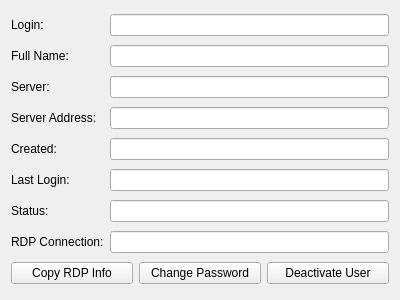
<?xml version="1.0" encoding="UTF-8"?>
<ui version="4.0">
 <class>UserDetailsWidget</class>
 <widget class="QWidget" name="UserDetailsWidget">
  <property name="geometry">
   <rect>
    <x>0</x>
    <y>0</y>
    <width>400</width>
    <height>300</height>
   </rect>
  </property>
  <property name="windowTitle">
   <string>User Details</string>
  </property>
  <layout class="QGridLayout" name="gridLayout">
   <item row="0" column="0">
    <widget class="QLabel" name="loginLabel">
     <property name="text">
      <string>Login:</string>
     </property>
    </widget>
   </item>
   <item row="0" column="1">
    <widget class="QLineEdit" name="loginField">
     <property name="readOnly">
      <bool>true</bool>
     </property>
    </widget>
   </item>
   <item row="1" column="0">
    <widget class="QLabel" name="fullNameLabel">
     <property name="text">
      <string>Full Name:</string>
     </property>
    </widget>
   </item>
   <item row="1" column="1">
    <widget class="QLineEdit" name="fullNameField">
     <property name="readOnly">
      <bool>true</bool>
     </property>
    </widget>
   </item>
   <item row="2" column="0">
    <widget class="QLabel" name="serverLabel">
     <property name="text">
      <string>Server:</string>
     </property>
    </widget>
   </item>
   <item row="2" column="1">
    <widget class="QLineEdit" name="serverField">
     <property name="readOnly">
      <bool>true</bool>
     </property>
    </widget>
   </item>
   <item row="3" column="0">
    <widget class="QLabel" name="serverAddressLabel">
     <property name="text">
      <string>Server Address:</string>
     </property>
    </widget>
   </item>
   <item row="3" column="1">
    <widget class="QLineEdit" name="serverAddressField">
     <property name="readOnly">
      <bool>true</bool>
     </property>
    </widget>
   </item>
   <item row="4" column="0">
    <widget class="QLabel" name="createdLabel">
     <property name="text">
      <string>Created:</string>
     </property>
    </widget>
   </item>
   <item row="4" column="1">
    <widget class="QLineEdit" name="createdField">
     <property name="readOnly">
      <bool>true</bool>
     </property>
    </widget>
   </item>
   <item row="5" column="0">
    <widget class="QLabel" name="lastLoginLabel">
     <property name="text">
      <string>Last Login:</string>
     </property>
    </widget>
   </item>
   <item row="5" column="1">
    <widget class="QLineEdit" name="lastLoginField">
     <property name="readOnly">
      <bool>true</bool>
     </property>
    </widget>
   </item>
   <item row="6" column="0">
    <widget class="QLabel" name="statusLabel">
     <property name="text">
      <string>Status:</string>
     </property>
    </widget>
   </item>
   <item row="6" column="1">
    <widget class="QLineEdit" name="statusField">
     <property name="readOnly">
      <bool>true</bool>
     </property>
    </widget>
   </item>
   <item row="7" column="0">
    <widget class="QLabel" name="rdpInfoLabel">
     <property name="text">
      <string>RDP Connection:</string>
     </property>
    </widget>
   </item>
   <item row="7" column="1">
    <widget class="QLineEdit" name="rdpInfoField">
     <property name="readOnly">
      <bool>true</bool>
     </property>
    </widget>
   </item>
   <item row="8" column="0" colspan="2">
    <layout class="QHBoxLayout" name="buttonLayout">
     <item>
      <widget class="QPushButton" name="copyRdpButton">
       <property name="text">
        <string>Copy RDP Info</string>
       </property>
      </widget>
     </item>
     <item>
      <widget class="QPushButton" name="changePasswordButton">
       <property name="text">
        <string>Change Password</string>
       </property>
      </widget>
     </item>
     <item>
      <widget class="QPushButton" name="deactivateUserButton">
       <property name="text">
        <string>Deactivate User</string>
       </property>
      </widget>
     </item>
    </layout>
   </item>
  </layout>
 </widget>
 <resources/>
 <connections/>
</ui>
